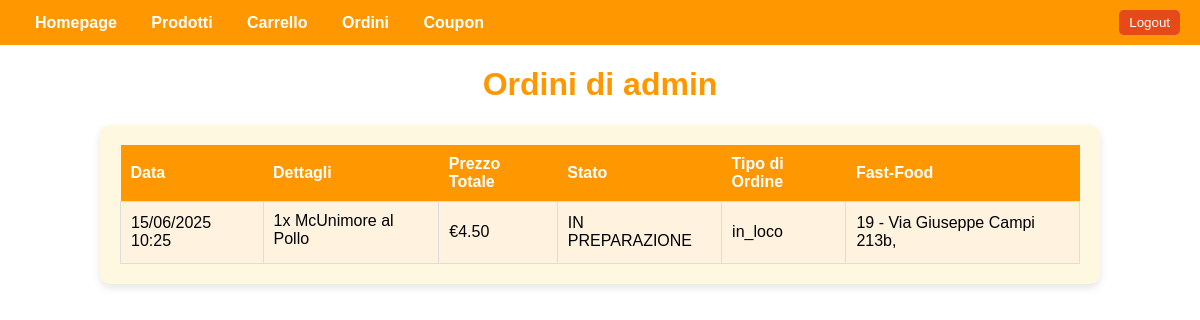
The page /orders/ (signed in) on the database as committed earlier.
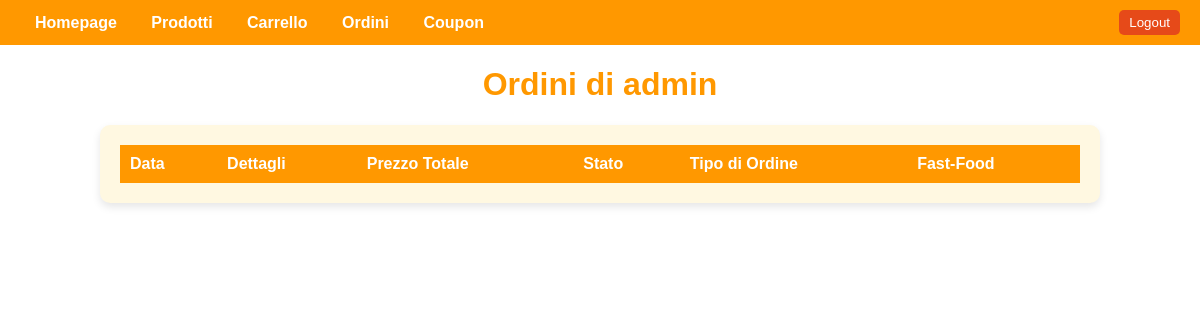
The same page on the database as committed later.
### gestione/models.py (models this page shows, shortened)
class Order(models.Model):
    STATUS_CHOICES = [
        ('ORDINE RICEVUTO', 'Ordine Ricevuto'),
        ('IN PREPARAZIONE', 'In Preparazione'),
        ('IN CONSEGNA', 'In Consegna'),
        ('CONSEGNATO', 'Consegnato'),
    ]
    ORDER_TYPE_CHOICES = [
        ('DELIVERY', 'Delivery'),
        ('IN LOCO', 'In Loco'),
    ]
    user = models.ForeignKey(settings.AUTH_USER_MODEL, on_delete=models.CASCADE)
    created_at = models.DateTimeField(auto_now_add=True)
    total_price = models.DecimalField(max_digits=10, decimal_places=2)
    items = models.TextField()  # Salva i dettagli degli articoli come stringa
    status = models.CharField(max_length=20, choices=STATUS_CHOICES, default='ORDINE RICEVUTO')
    tipo_di_ordine = models.CharField(max_length=20, choices=ORDER_TYPE_CHOICES, default='DELIVERY')
    fast_food = models.ForeignKey(FastFood, on_delete=models.SET_NULL, null=True, blank=True)  # Fast-food per "In Loco"
    delivery_address = models.CharField(max_length=255, blank=True, null=True)  # Indirizzo per "Delivery"
    delivery_city = models.CharField(max_length=100, blank=True, null=True)  # Città per "Delivery"

class FastFood(models.Model):
    name = models.CharField(max_length=100)
    address = models.CharField(max_length=255)
    latitudine = models.FloatField()
    longitudine = models.FloatField()

### PROGETTO/views.py (the view)
# urls.py: path('orders/', views.orders_view, name='orders'),
def orders_view(request):
    if not request.user.is_authenticated:
        return redirect('login')  # Reindirizza al login se non autenticato
    orders = Order.objects.filter(user=request.user).order_by('-created_at')
    timezone_utc2 = pytz.timezone('Europe/Rome')
    for order in orders:
        order.created_at = order.created_at.astimezone(timezone_utc2)
    return render(request, 'orders.html', {'orders': orders})

### templates/orders.html (shortened to what this page needs)
{% extends 'base.html' %}
{% block content %}
<h1 style="text-align: center; color: #ff9800;">Ordini di {{ user.username }}</h1>
<div style="width: 80%; margin: 20px auto; background-color: #fff8e1; padding: 20px; border-radius: 10px; box-shadow: 0 4px 8px rgba(0, 0, 0, 0.1);">
    <table style="width: 100%; border-collapse: collapse;">
        <thead>
            <tr style="background-color: #ff9800; color: white;">
                <th style="padding: 10px; text-align: left;">Data</th>
                <th style="padding: 10px; text-align: left;">Dettagli</th>
                <th style="padding: 10px; text-align: left;">Prezzo Totale</th>
                <th style="padding: 10px; text-align: left;">Stato</th>
                <th style="padding: 10px; text-align: left;">Tipo di Ordine</th>
                <th style="padding: 10px; text-align: left;">Fast-Food</th>
            </tr>
        </thead>
        <tbody>
            {% for order in orders %}
                <tr style="background-color: {% cycle '#fff3e0' '#ffffff' %};">
                    <td style="padding: 10px; border: 1px solid #ddd;">{{ order.created_at|date:"d/m/Y H:i" }}</td>
                    <td style="padding: 10px; border: 1px solid #ddd;">
                        <ul style="margin: 0; padding: 0; list-style: none;">
                            {% for item in order.items.splitlines %}
                                <li style="margin-bottom: 5px;">{{ item }}</li>
                            {% endfor %}
                        </ul>
                    </td>
                    <td style="padding: 10px; border: 1px solid #ddd;">€{{ order.total_price }}</td>
                    <td style="padding: 10px; border: 1px solid #ddd;">{{ order.status }}</td>
                    <td style="padding: 10px; border: 1px solid #ddd;">{{ order.tipo_di_ordine }}</td>
                    <td style="padding: 10px; border: 1px solid #ddd;">
                        {% if order.fast_food %}
                            {{ order.fast_food.name }} - {{ order.fast_food.address }}, {{ order.fast_food.city }}
                        {% else %}
                            N/A
                        {% endif %}
                    </td>
                </tr>
            {% endfor %}
        </tbody>
    </table>
</div>
{% endblock %}

Rows that differ between the two databases and show on the page:
no longer on this page (row edited): Order: created_at "15/06/2025 10:25", splitlines "1x McUnimore al Pollo", total_price "4.50", status "IN PREPARAZIONE", tipo_di_ordine "in_loco", fast_food.name "19", fast_food.address "Via Giuseppe Campi 213b"
